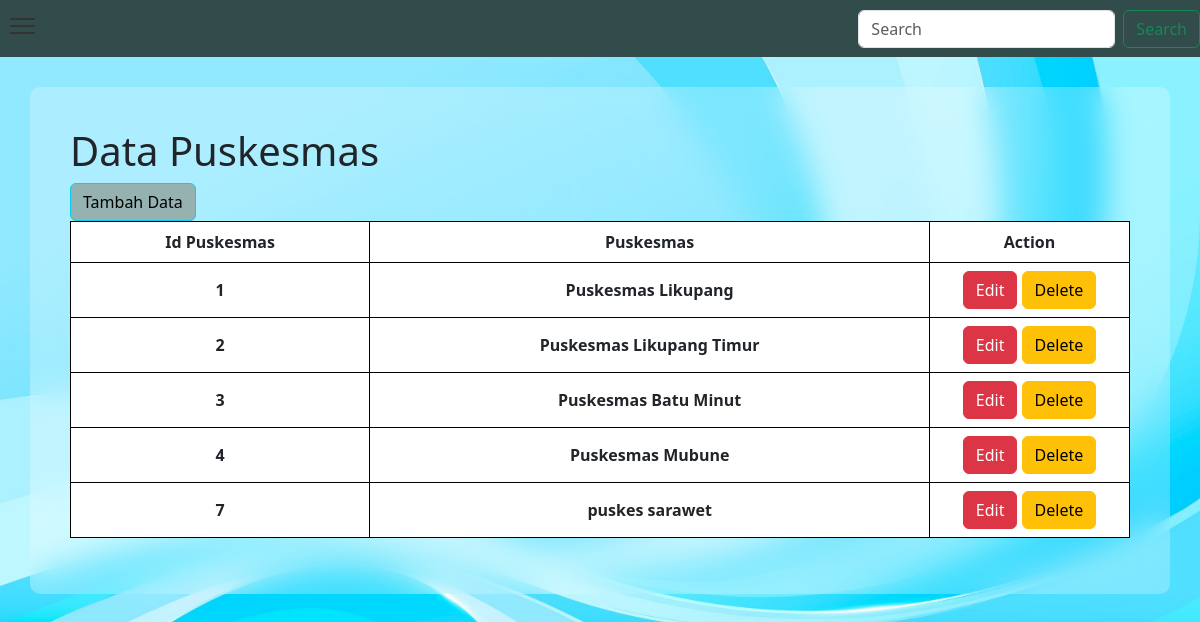
Screenshot of /data_puskesmas.php with the database file from the repository.
### tables this page shows
CREATE TABLE `puskesmas` (
  `id_puskesmas` int(50) NOT NULL,
  `nama_puskes` varchar(50) NOT NULL
);

### data_puskesmas.php (the view, shortened to what this page needs)
<?php
include "header.php";
?>
<body>
<div class="container" style="margin-top: 30px;">
        <h1>Data Puskesmas</h1>
        <table style="text-align: center;" class="table table-bordered">
        <a href="tambah_vaksin.php" class="btn btn-info">Tambah Data</a>
            <thead>
            <tr style="text-align: center;">
                <th scope="col">Id Puskesmas</th>
                <th scope="col">Puskesmas</th>
                <th width="200">Action</th>
            </tr>
            </thead>
            <tbody>
              <?php
              $puskesmas = mysqli_query ($connect," select * from puskesmas");
              while($row=mysqli_fetch_array($puskesmas)) {
              ?>
            <tr>
            <th><?php echo $row ['id_puskesmas'] ?></th>
            <th><?php echo $row ['nama_puskes']?></th>
            <td>
                  <a href="edit_puskesmas.php?id_puskesmas=<?php echo $row['id_puskesmas'];?>" class="btn btn-danger"> Edit </a>
                  <a href="hapus_puskesmas.php?id_puskesmas=<?php echo $row['id_puskesmas']; ?>" class="btn btn-warning">Delete</a>
            </td>
            </tr>
            <?php
              };
            ?>
            </tbody>
</body>
</html>

### header.php (style rules this page uses)
.table { border-color: black }

### data_puskesmas.php (style rules this page uses)
body { background-image: url(5549155.jpg); background-size: cover; }
.container { background-color: rgba(255, 255, 255, 0.25); backdrop-filter: blur(15px); padding: 40px; box-sizing: border-box; border-radius: 10px; }
.table { border-color: black }
tr { text-align: center; vertical-align: middle; }
.btn-info { background-color: #95B1B0; }

### rows the page displays
puskesmas: id_puskesmas "1", nama_puskes "Puskesmas Likupang"
puskesmas: id_puskesmas "2", nama_puskes "Puskesmas Likupang Timur"
puskesmas: id_puskesmas "3", nama_puskes "Puskesmas Batu Minut"
puskesmas: id_puskesmas "4", nama_puskes "Puskesmas Mubune"
puskesmas: id_puskesmas "7", nama_puskes "puskes sarawet"
